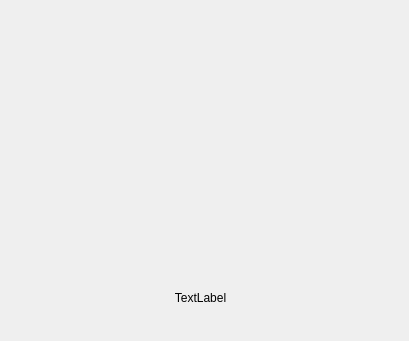
<?xml version="1.0" encoding="UTF-8"?>
<ui version="4.0">
 <class>PollyWaitDialog</class>
 <widget class="QDialog" name="PollyWaitDialog">
  <property name="windowModality">
   <enum>Qt::WindowModal</enum>
  </property>
  <property name="geometry">
   <rect>
    <x>0</x>
    <y>0</y>
    <width>409</width>
    <height>341</height>
   </rect>
  </property>
  <widget class="QLabel" name="label">
   <property name="geometry">
    <rect>
     <x>80</x>
     <y>30</y>
     <width>241</width>
     <height>211</height>
    </rect>
   </property>
   <property name="text">
    <string>&lt;html&gt;&lt;head/&gt;&lt;body&gt;&lt;p align=&quot;center&quot;&gt;&lt;img src=&quot;:/images/loading.gif&quot;/&gt;&lt;/p&gt;&lt;/body&gt;&lt;/html&gt;</string>
   </property>
  </widget>
  <widget class="QLabel" name="statusLabel">
   <property name="geometry">
    <rect>
     <x>110</x>
     <y>290</y>
     <width>181</width>
     <height>17</height>
    </rect>
   </property>
   <property name="text">
    <string>&lt;html&gt;&lt;head/&gt;&lt;body&gt;&lt;p align=&quot;center&quot;&gt;TextLabel&lt;/p&gt;&lt;/body&gt;&lt;/html&gt;</string>
   </property>
  </widget>
 </widget>
 <resources/>
 <connections/>
</ui>
